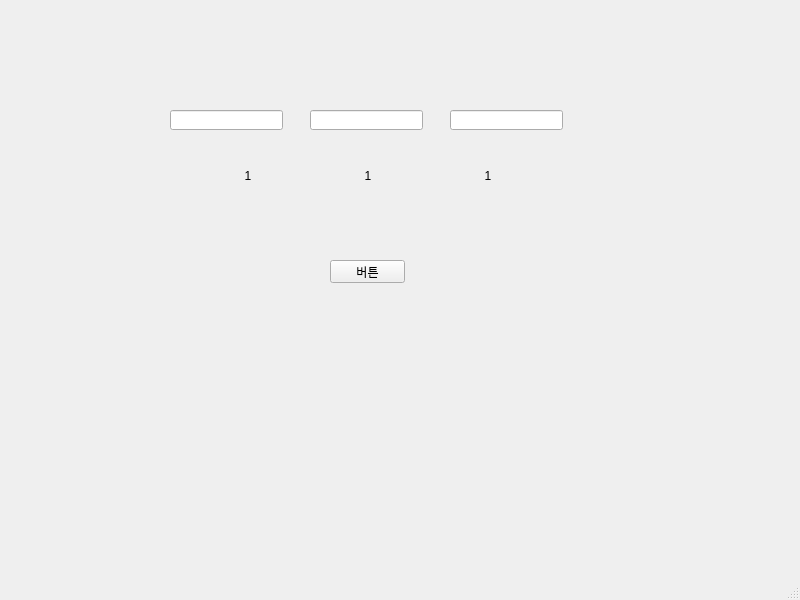
<?xml version="1.0" encoding="UTF-8"?>
<ui version="4.0">
 <class>MainWindow</class>
 <widget class="QMainWindow" name="MainWindow">
  <property name="geometry">
   <rect>
    <x>0</x>
    <y>0</y>
    <width>800</width>
    <height>600</height>
   </rect>
  </property>
  <property name="windowTitle">
   <string>MainWindow</string>
  </property>
  <widget class="QWidget" name="centralwidget">
   <widget class="QLabel" name="lblr">
    <property name="geometry">
     <rect>
      <x>220</x>
      <y>170</y>
      <width>56</width>
      <height>12</height>
     </rect>
    </property>
    <property name="text">
     <string>1</string>
    </property>
    <property name="alignment">
     <set>Qt::AlignCenter</set>
    </property>
   </widget>
   <widget class="QPushButton" name="pb">
    <property name="geometry">
     <rect>
      <x>330</x>
      <y>260</y>
      <width>75</width>
      <height>23</height>
     </rect>
    </property>
    <property name="text">
     <string>버튼</string>
    </property>
   </widget>
   <widget class="QLabel" name="lblg">
    <property name="geometry">
     <rect>
      <x>340</x>
      <y>170</y>
      <width>56</width>
      <height>12</height>
     </rect>
    </property>
    <property name="text">
     <string>1</string>
    </property>
    <property name="alignment">
     <set>Qt::AlignCenter</set>
    </property>
   </widget>
   <widget class="QLabel" name="lblb">
    <property name="geometry">
     <rect>
      <x>460</x>
      <y>170</y>
      <width>56</width>
      <height>12</height>
     </rect>
    </property>
    <property name="text">
     <string>1</string>
    </property>
    <property name="alignment">
     <set>Qt::AlignCenter</set>
    </property>
   </widget>
   <widget class="QLineEdit" name="ler">
    <property name="geometry">
     <rect>
      <x>170</x>
      <y>110</y>
      <width>113</width>
      <height>20</height>
     </rect>
    </property>
   </widget>
   <widget class="QLineEdit" name="leg">
    <property name="geometry">
     <rect>
      <x>310</x>
      <y>110</y>
      <width>113</width>
      <height>20</height>
     </rect>
    </property>
   </widget>
   <widget class="QLineEdit" name="leb">
    <property name="geometry">
     <rect>
      <x>450</x>
      <y>110</y>
      <width>113</width>
      <height>20</height>
     </rect>
    </property>
   </widget>
  </widget>
  <widget class="QMenuBar" name="menubar">
   <property name="geometry">
    <rect>
     <x>0</x>
     <y>0</y>
     <width>800</width>
     <height>21</height>
    </rect>
   </property>
  </widget>
  <widget class="QStatusBar" name="statusbar"/>
 </widget>
 <resources/>
 <connections/>
</ui>
